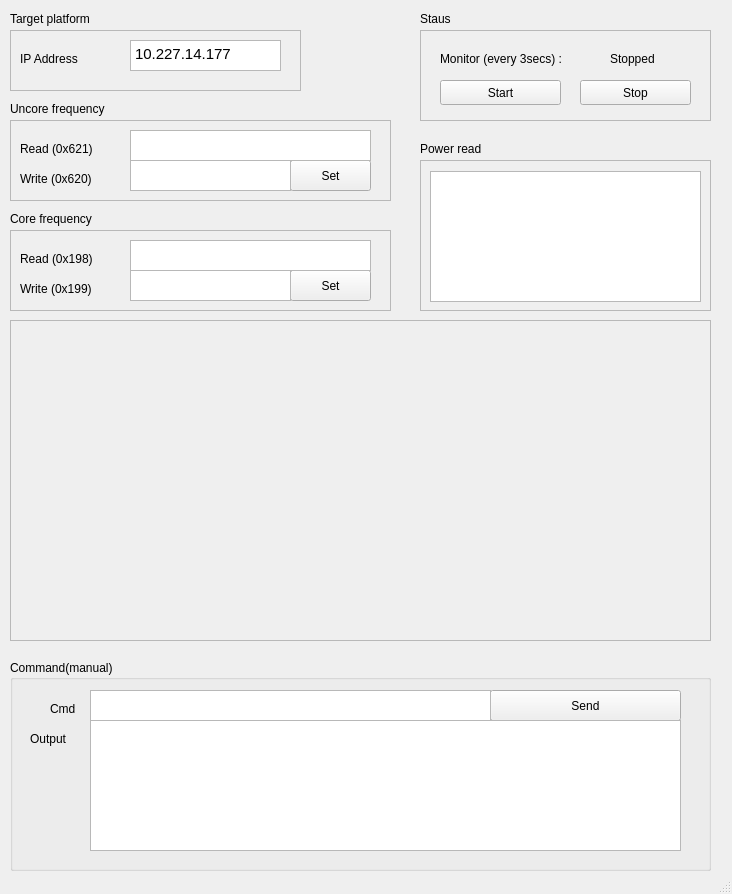
<?xml version="1.0" encoding="UTF-8"?>
<ui version="4.0">
 <class>MainWindow</class>
 <widget class="QMainWindow" name="MainWindow">
  <property name="geometry">
   <rect>
    <x>0</x>
    <y>0</y>
    <width>732</width>
    <height>894</height>
   </rect>
  </property>
  <property name="windowTitle">
   <string>Core/Uncore and Power measurement</string>
  </property>
  <widget class="QWidget" name="centralwidget">
   <widget class="QFrame" name="frame">
    <property name="geometry">
     <rect>
      <x>10</x>
      <y>120</y>
      <width>381</width>
      <height>81</height>
     </rect>
    </property>
    <property name="frameShape">
     <enum>QFrame::StyledPanel</enum>
    </property>
    <property name="frameShadow">
     <enum>QFrame::Raised</enum>
    </property>
    <widget class="QLabel" name="label_2">
     <property name="geometry">
      <rect>
       <x>10</x>
       <y>20</y>
       <width>131</width>
       <height>17</height>
      </rect>
     </property>
     <property name="text">
      <string>Read (0x621)</string>
     </property>
    </widget>
    <widget class="QLabel" name="label_3">
     <property name="geometry">
      <rect>
       <x>10</x>
       <y>50</y>
       <width>101</width>
       <height>17</height>
      </rect>
     </property>
     <property name="text">
      <string>Write (0x620)</string>
     </property>
    </widget>
    <widget class="QPushButton" name="pushButton_UncoreSet">
     <property name="geometry">
      <rect>
       <x>280</x>
       <y>40</y>
       <width>81</width>
       <height>31</height>
      </rect>
     </property>
     <property name="text">
      <string>Set</string>
     </property>
    </widget>
    <widget class="QTextEdit" name="textEdit_UncoreRead">
     <property name="geometry">
      <rect>
       <x>120</x>
       <y>10</y>
       <width>241</width>
       <height>31</height>
      </rect>
     </property>
     <property name="palette">
      <palette>
       <active>
        <colorrole role="WindowText">
         <brush brushstyle="SolidPattern">
          <color alpha="255">
           <red>0</red>
           <green>0</green>
           <blue>0</blue>
          </color>
         </brush>
        </colorrole>
        <colorrole role="Button">
         <brush brushstyle="SolidPattern">
          <color alpha="255">
           <red>238</red>
           <green>238</green>
           <blue>236</blue>
          </color>
         </brush>
        </colorrole>
        <colorrole role="Light">
         <brush brushstyle="SolidPattern">
          <color alpha="255">
           <red>255</red>
           <green>255</green>
           <blue>255</blue>
          </color>
         </brush>
        </colorrole>
        <colorrole role="Midlight">
         <brush brushstyle="SolidPattern">
          <color alpha="255">
           <red>246</red>
           <green>246</green>
           <blue>245</blue>
          </color>
         </brush>
        </colorrole>
        <colorrole role="Dark">
         <brush brushstyle="SolidPattern">
          <color alpha="255">
           <red>119</red>
           <green>119</green>
           <blue>118</blue>
          </color>
         </brush>
        </colorrole>
        <colorrole role="Mid">
         <brush brushstyle="SolidPattern">
          <color alpha="255">
           <red>159</red>
           <green>159</green>
           <blue>157</blue>
          </color>
         </brush>
        </colorrole>
        <colorrole role="Text">
         <brush brushstyle="SolidPattern">
          <color alpha="255">
           <red>0</red>
           <green>0</green>
           <blue>0</blue>
          </color>
         </brush>
        </colorrole>
        <colorrole role="BrightText">
         <brush brushstyle="SolidPattern">
          <color alpha="255">
           <red>255</red>
           <green>255</green>
           <blue>255</blue>
          </color>
         </brush>
        </colorrole>
        <colorrole role="ButtonText">
         <brush brushstyle="SolidPattern">
          <color alpha="255">
           <red>0</red>
           <green>0</green>
           <blue>0</blue>
          </color>
         </brush>
        </colorrole>
        <colorrole role="Base">
         <brush brushstyle="SolidPattern">
          <color alpha="255">
           <red>255</red>
           <green>255</green>
           <blue>255</blue>
          </color>
         </brush>
        </colorrole>
        <colorrole role="Window">
         <brush brushstyle="SolidPattern">
          <color alpha="255">
           <red>238</red>
           <green>238</green>
           <blue>236</blue>
          </color>
         </brush>
        </colorrole>
        <colorrole role="Shadow">
         <brush brushstyle="SolidPattern">
          <color alpha="255">
           <red>0</red>
           <green>0</green>
           <blue>0</blue>
          </color>
         </brush>
        </colorrole>
        <colorrole role="AlternateBase">
         <brush brushstyle="SolidPattern">
          <color alpha="255">
           <red>246</red>
           <green>246</green>
           <blue>245</blue>
          </color>
         </brush>
        </colorrole>
        <colorrole role="ToolTipBase">
         <brush brushstyle="SolidPattern">
          <color alpha="255">
           <red>255</red>
           <green>255</green>
           <blue>220</blue>
          </color>
         </brush>
        </colorrole>
        <colorrole role="ToolTipText">
         <brush brushstyle="SolidPattern">
          <color alpha="255">
           <red>0</red>
           <green>0</green>
           <blue>0</blue>
          </color>
         </brush>
        </colorrole>
        <colorrole role="PlaceholderText">
         <brush brushstyle="SolidPattern">
          <color alpha="128">
           <red>0</red>
           <green>0</green>
           <blue>0</blue>
          </color>
         </brush>
        </colorrole>
       </active>
       <inactive>
        <colorrole role="WindowText">
         <brush brushstyle="SolidPattern">
          <color alpha="255">
           <red>0</red>
           <green>0</green>
           <blue>0</blue>
          </color>
         </brush>
        </colorrole>
        <colorrole role="Button">
         <brush brushstyle="SolidPattern">
          <color alpha="255">
           <red>238</red>
           <green>238</green>
           <blue>236</blue>
          </color>
         </brush>
        </colorrole>
        <colorrole role="Light">
         <brush brushstyle="SolidPattern">
          <color alpha="255">
           <red>255</red>
           <green>255</green>
           <blue>255</blue>
          </color>
         </brush>
        </colorrole>
        <colorrole role="Midlight">
         <brush brushstyle="SolidPattern">
          <color alpha="255">
           <red>246</red>
           <green>246</green>
           <blue>245</blue>
          </color>
         </brush>
        </colorrole>
        <colorrole role="Dark">
         <brush brushstyle="SolidPattern">
          <color alpha="255">
           <red>119</red>
           <green>119</green>
           <blue>118</blue>
          </color>
         </brush>
        </colorrole>
        <colorrole role="Mid">
         <brush brushstyle="SolidPattern">
          <color alpha="255">
           <red>159</red>
           <green>159</green>
           <blue>157</blue>
          </color>
         </brush>
        </colorrole>
        <colorrole role="Text">
         <brush brushstyle="SolidPattern">
          <color alpha="255">
           <red>0</red>
           <green>0</green>
           <blue>0</blue>
          </color>
         </brush>
        </colorrole>
        <colorrole role="BrightText">
         <brush brushstyle="SolidPattern">
          <color alpha="255">
           <red>255</red>
           <green>255</green>
           <blue>255</blue>
          </color>
         </brush>
        </colorrole>
        <colorrole role="ButtonText">
         <brush brushstyle="SolidPattern">
          <color alpha="255">
           <red>0</red>
           <green>0</green>
           <blue>0</blue>
          </color>
         </brush>
        </colorrole>
        <colorrole role="Base">
         <brush brushstyle="SolidPattern">
          <color alpha="255">
           <red>255</red>
           <green>255</green>
           <blue>255</blue>
          </color>
         </brush>
        </colorrole>
        <colorrole role="Window">
         <brush brushstyle="SolidPattern">
          <color alpha="255">
           <red>238</red>
           <green>238</green>
           <blue>236</blue>
          </color>
         </brush>
        </colorrole>
        <colorrole role="Shadow">
         <brush brushstyle="SolidPattern">
          <color alpha="255">
           <red>0</red>
           <green>0</green>
           <blue>0</blue>
          </color>
         </brush>
        </colorrole>
        <colorrole role="AlternateBase">
         <brush brushstyle="SolidPattern">
          <color alpha="255">
           <red>246</red>
           <green>246</green>
           <blue>245</blue>
          </color>
         </brush>
        </colorrole>
        <colorrole role="ToolTipBase">
         <brush brushstyle="SolidPattern">
          <color alpha="255">
           <red>255</red>
           <green>255</green>
           <blue>220</blue>
          </color>
         </brush>
        </colorrole>
        <colorrole role="ToolTipText">
         <brush brushstyle="SolidPattern">
          <color alpha="255">
           <red>0</red>
           <green>0</green>
           <blue>0</blue>
          </color>
         </brush>
        </colorrole>
        <colorrole role="PlaceholderText">
         <brush brushstyle="SolidPattern">
          <color alpha="128">
           <red>0</red>
           <green>0</green>
           <blue>0</blue>
          </color>
         </brush>
        </colorrole>
       </inactive>
       <disabled>
        <colorrole role="WindowText">
         <brush brushstyle="SolidPattern">
          <color alpha="255">
           <red>119</red>
           <green>119</green>
           <blue>118</blue>
          </color>
         </brush>
        </colorrole>
        <colorrole role="Button">
         <brush brushstyle="SolidPattern">
          <color alpha="255">
           <red>238</red>
           <green>238</green>
           <blue>236</blue>
          </color>
         </brush>
        </colorrole>
        <colorrole role="Light">
         <brush brushstyle="SolidPattern">
          <color alpha="255">
           <red>255</red>
           <green>255</green>
           <blue>255</blue>
          </color>
         </brush>
        </colorrole>
        <colorrole role="Midlight">
         <brush brushstyle="SolidPattern">
          <color alpha="255">
           <red>246</red>
           <green>246</green>
           <blue>245</blue>
          </color>
         </brush>
        </colorrole>
        <colorrole role="Dark">
         <brush brushstyle="SolidPattern">
          <color alpha="255">
           <red>119</red>
           <green>119</green>
           <blue>118</blue>
          </color>
         </brush>
        </colorrole>
        <colorrole role="Mid">
         <brush brushstyle="SolidPattern">
          <color alpha="255">
           <red>159</red>
           <green>159</green>
           <blue>157</blue>
          </color>
         </brush>
        </colorrole>
        <colorrole role="Text">
         <brush brushstyle="SolidPattern">
          <color alpha="255">
           <red>119</red>
           <green>119</green>
           <blue>118</blue>
          </color>
         </brush>
        </colorrole>
        <colorrole role="BrightText">
         <brush brushstyle="SolidPattern">
          <color alpha="255">
           <red>255</red>
           <green>255</green>
           <blue>255</blue>
          </color>
         </brush>
        </colorrole>
        <colorrole role="ButtonText">
         <brush brushstyle="SolidPattern">
          <color alpha="255">
           <red>119</red>
           <green>119</green>
           <blue>118</blue>
          </color>
         </brush>
        </colorrole>
        <colorrole role="Base">
         <brush brushstyle="SolidPattern">
          <color alpha="255">
           <red>238</red>
           <green>238</green>
           <blue>236</blue>
          </color>
         </brush>
        </colorrole>
        <colorrole role="Window">
         <brush brushstyle="SolidPattern">
          <color alpha="255">
           <red>238</red>
           <green>238</green>
           <blue>236</blue>
          </color>
         </brush>
        </colorrole>
        <colorrole role="Shadow">
         <brush brushstyle="SolidPattern">
          <color alpha="255">
           <red>0</red>
           <green>0</green>
           <blue>0</blue>
          </color>
         </brush>
        </colorrole>
        <colorrole role="AlternateBase">
         <brush brushstyle="SolidPattern">
          <color alpha="255">
           <red>238</red>
           <green>238</green>
           <blue>236</blue>
          </color>
         </brush>
        </colorrole>
        <colorrole role="ToolTipBase">
         <brush brushstyle="SolidPattern">
          <color alpha="255">
           <red>255</red>
           <green>255</green>
           <blue>220</blue>
          </color>
         </brush>
        </colorrole>
        <colorrole role="ToolTipText">
         <brush brushstyle="SolidPattern">
          <color alpha="255">
           <red>0</red>
           <green>0</green>
           <blue>0</blue>
          </color>
         </brush>
        </colorrole>
        <colorrole role="PlaceholderText">
         <brush brushstyle="SolidPattern">
          <color alpha="128">
           <red>0</red>
           <green>0</green>
           <blue>0</blue>
          </color>
         </brush>
        </colorrole>
       </disabled>
      </palette>
     </property>
     <property name="readOnly">
      <bool>true</bool>
     </property>
    </widget>
    <widget class="QTextEdit" name="textEdit_UncoreWrite">
     <property name="geometry">
      <rect>
       <x>120</x>
       <y>40</y>
       <width>161</width>
       <height>31</height>
      </rect>
     </property>
    </widget>
   </widget>
   <widget class="QLabel" name="label">
    <property name="geometry">
     <rect>
      <x>10</x>
      <y>100</y>
      <width>121</width>
      <height>17</height>
     </rect>
    </property>
    <property name="text">
     <string>Uncore frequency</string>
    </property>
   </widget>
   <widget class="QLabel" name="label_8">
    <property name="geometry">
     <rect>
      <x>10</x>
      <y>210</y>
      <width>121</width>
      <height>17</height>
     </rect>
    </property>
    <property name="text">
     <string>Core frequency</string>
    </property>
   </widget>
   <widget class="QFrame" name="frame_2">
    <property name="geometry">
     <rect>
      <x>10</x>
      <y>230</y>
      <width>381</width>
      <height>81</height>
     </rect>
    </property>
    <property name="frameShape">
     <enum>QFrame::StyledPanel</enum>
    </property>
    <property name="frameShadow">
     <enum>QFrame::Raised</enum>
    </property>
    <widget class="QLabel" name="label_6">
     <property name="geometry">
      <rect>
       <x>10</x>
       <y>20</y>
       <width>91</width>
       <height>17</height>
      </rect>
     </property>
     <property name="text">
      <string>Read (0x198)</string>
     </property>
    </widget>
    <widget class="QLabel" name="label_7">
     <property name="geometry">
      <rect>
       <x>10</x>
       <y>50</y>
       <width>101</width>
       <height>17</height>
      </rect>
     </property>
     <property name="text">
      <string>Write (0x199)</string>
     </property>
    </widget>
    <widget class="QPushButton" name="pushButton_CoreSet">
     <property name="geometry">
      <rect>
       <x>280</x>
       <y>40</y>
       <width>81</width>
       <height>31</height>
      </rect>
     </property>
     <property name="text">
      <string>Set</string>
     </property>
    </widget>
    <widget class="QTextEdit" name="textEdit_CoreRead">
     <property name="geometry">
      <rect>
       <x>120</x>
       <y>10</y>
       <width>241</width>
       <height>31</height>
      </rect>
     </property>
     <property name="readOnly">
      <bool>true</bool>
     </property>
    </widget>
    <widget class="QTextEdit" name="textEdit_CoreWrite">
     <property name="geometry">
      <rect>
       <x>120</x>
       <y>40</y>
       <width>161</width>
       <height>31</height>
      </rect>
     </property>
    </widget>
   </widget>
   <widget class="QLabel" name="label_9">
    <property name="geometry">
     <rect>
      <x>420</x>
      <y>140</y>
      <width>121</width>
      <height>17</height>
     </rect>
    </property>
    <property name="text">
     <string>Power read</string>
    </property>
   </widget>
   <widget class="QFrame" name="frame_3">
    <property name="geometry">
     <rect>
      <x>420</x>
      <y>160</y>
      <width>291</width>
      <height>151</height>
     </rect>
    </property>
    <property name="frameShape">
     <enum>QFrame::StyledPanel</enum>
    </property>
    <property name="frameShadow">
     <enum>QFrame::Raised</enum>
    </property>
    <widget class="QTextBrowser" name="textBrowser_Power">
     <property name="geometry">
      <rect>
       <x>10</x>
       <y>11</y>
       <width>271</width>
       <height>131</height>
      </rect>
     </property>
    </widget>
   </widget>
   <widget class="QLabel" name="label_14">
    <property name="geometry">
     <rect>
      <x>10</x>
      <y>10</y>
      <width>121</width>
      <height>17</height>
     </rect>
    </property>
    <property name="text">
     <string>Target platform</string>
    </property>
   </widget>
   <widget class="QFrame" name="frame_4">
    <property name="geometry">
     <rect>
      <x>10</x>
      <y>30</y>
      <width>291</width>
      <height>61</height>
     </rect>
    </property>
    <property name="frameShape">
     <enum>QFrame::StyledPanel</enum>
    </property>
    <property name="frameShadow">
     <enum>QFrame::Raised</enum>
    </property>
    <widget class="QLabel" name="label_12">
     <property name="geometry">
      <rect>
       <x>10</x>
       <y>20</y>
       <width>131</width>
       <height>17</height>
      </rect>
     </property>
     <property name="text">
      <string>IP Address</string>
     </property>
    </widget>
    <widget class="QTextEdit" name="textEdit_Addr">
     <property name="geometry">
      <rect>
       <x>120</x>
       <y>10</y>
       <width>151</width>
       <height>31</height>
      </rect>
     </property>
     <property name="html">
      <string>&lt;!DOCTYPE HTML PUBLIC &quot;-//W3C//DTD HTML 4.0//EN&quot; &quot;http://www.w3.org/TR/REC-html40/strict.dtd&quot;&gt;
&lt;html&gt;&lt;head&gt;&lt;meta name=&quot;qrichtext&quot; content=&quot;1&quot; /&gt;&lt;style type=&quot;text/css&quot;&gt;
p, li { white-space: pre-wrap; }
&lt;/style&gt;&lt;/head&gt;&lt;body style=&quot; font-family:'Ubuntu'; font-size:11pt; font-weight:400; font-style:normal;&quot;&gt;
&lt;p style=&quot; margin-top:0px; margin-bottom:0px; margin-left:0px; margin-right:0px; -qt-block-indent:0; text-indent:0px;&quot;&gt;10.227.14.177&lt;/p&gt;&lt;/body&gt;&lt;/html&gt;</string>
     </property>
    </widget>
   </widget>
   <widget class="QFrame" name="frame_graph">
    <property name="geometry">
     <rect>
      <x>10</x>
      <y>320</y>
      <width>701</width>
      <height>321</height>
     </rect>
    </property>
    <property name="frameShape">
     <enum>QFrame::StyledPanel</enum>
    </property>
    <property name="frameShadow">
     <enum>QFrame::Raised</enum>
    </property>
   </widget>
   <widget class="QFrame" name="frame_5">
    <property name="geometry">
     <rect>
      <x>420</x>
      <y>30</y>
      <width>291</width>
      <height>91</height>
     </rect>
    </property>
    <property name="frameShape">
     <enum>QFrame::StyledPanel</enum>
    </property>
    <property name="frameShadow">
     <enum>QFrame::Raised</enum>
    </property>
    <widget class="QLabel" name="label_13">
     <property name="geometry">
      <rect>
       <x>20</x>
       <y>20</y>
       <width>161</width>
       <height>17</height>
      </rect>
     </property>
     <property name="text">
      <string>Monitor (every 3secs) : </string>
     </property>
    </widget>
    <widget class="QLabel" name="label_MonitorStatus">
     <property name="geometry">
      <rect>
       <x>190</x>
       <y>20</y>
       <width>81</width>
       <height>17</height>
      </rect>
     </property>
     <property name="text">
      <string>Stopped</string>
     </property>
    </widget>
    <widget class="QPushButton" name="pushButton_Start">
     <property name="geometry">
      <rect>
       <x>20</x>
       <y>50</y>
       <width>121</width>
       <height>25</height>
      </rect>
     </property>
     <property name="text">
      <string>Start</string>
     </property>
    </widget>
    <widget class="QPushButton" name="pushButton_Stop">
     <property name="geometry">
      <rect>
       <x>160</x>
       <y>50</y>
       <width>111</width>
       <height>25</height>
      </rect>
     </property>
     <property name="text">
      <string>Stop</string>
     </property>
    </widget>
   </widget>
   <widget class="QLabel" name="label_15">
    <property name="geometry">
     <rect>
      <x>420</x>
      <y>10</y>
      <width>121</width>
      <height>17</height>
     </rect>
    </property>
    <property name="text">
     <string>Staus</string>
    </property>
   </widget>
   <widget class="QGroupBox" name="groupBox">
    <property name="geometry">
     <rect>
      <x>10</x>
      <y>660</y>
      <width>701</width>
      <height>211</height>
     </rect>
    </property>
    <property name="title">
     <string>Command(manual)</string>
    </property>
    <widget class="QPushButton" name="pushButton_Cmd">
     <property name="geometry">
      <rect>
       <x>480</x>
       <y>30</y>
       <width>191</width>
       <height>31</height>
      </rect>
     </property>
     <property name="text">
      <string>Send</string>
     </property>
    </widget>
    <widget class="QTextEdit" name="textEdit_Cmd">
     <property name="geometry">
      <rect>
       <x>80</x>
       <y>30</y>
       <width>401</width>
       <height>31</height>
      </rect>
     </property>
    </widget>
    <widget class="QTextEdit" name="textEdit_CmdResult">
     <property name="geometry">
      <rect>
       <x>80</x>
       <y>60</y>
       <width>591</width>
       <height>131</height>
      </rect>
     </property>
     <property name="readOnly">
      <bool>true</bool>
     </property>
    </widget>
    <widget class="QLabel" name="label_4">
     <property name="geometry">
      <rect>
       <x>40</x>
       <y>40</y>
       <width>67</width>
       <height>17</height>
      </rect>
     </property>
     <property name="text">
      <string>Cmd</string>
     </property>
    </widget>
    <widget class="QLabel" name="label_5">
     <property name="geometry">
      <rect>
       <x>20</x>
       <y>70</y>
       <width>67</width>
       <height>17</height>
      </rect>
     </property>
     <property name="text">
      <string>Output</string>
     </property>
    </widget>
   </widget>
  </widget>
  <widget class="QStatusBar" name="statusbar"/>
 </widget>
 <resources/>
 <connections/>
</ui>
